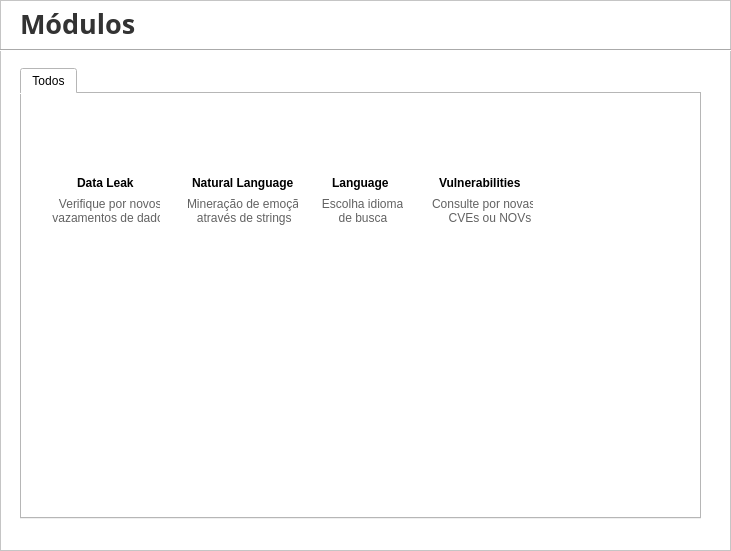
   <widget class="QFrame" name="frame_modulos">
    <property name="geometry">
     <rect>
      <x>169</x>
      <y>31</y>
      <width>731</width>
      <height>551</height>
     </rect>
    </property>
    <property name="styleSheet">
     <string notr="true">background-color: rgb(255, 255, 255);</string>
    </property>
    <property name="frameShape">
     <enum>QFrame::StyledPanel</enum>
    </property>
    <property name="frameShadow">
     <enum>QFrame::Raised</enum>
    </property>
    <widget class="QLabel" name="label_modulos">
     <property name="geometry">
      <rect>
       <x>20</x>
       <y>13</y>
       <width>191</width>
       <height>21</height>
      </rect>
     </property>
     <property name="font">
      <font>
       <family>Source Sans Pro ExtraLight</family>
       <pointsize>20</pointsize>
       <weight>75</weight>
       <bold>true</bold>
      </font>
     </property>
     <property name="styleSheet">
      <string notr="true">color: rgb(51, 51, 51);</string>
     </property>
     <property name="text">
      <string>Módulos</string>
     </property>
    </widget>
    <widget class="Line" name="line_8">
     <property name="geometry">
      <rect>
       <x>-1</x>
       <y>49</y>
       <width>802</width>
       <height>2</height>
      </rect>
     </property>
     <property name="orientation">
      <enum>Qt::Horizontal</enum>
     </property>
    </widget>
    <widget class="QTabWidget" name="tabWidget_modulos">
     <property name="geometry">
      <rect>
       <x>20</x>
       <y>68</y>
       <width>681</width>
       <height>451</height>
      </rect>
     </property>
     <property name="font">
      <font>
       <family>Segoe UI</family>
      </font>
     </property>
     <property name="cursor">
      <cursorShape>PointingHandCursor</cursorShape>
     </property>
     <property name="currentIndex">
      <number>0</number>
     </property>
     <property name="movable">
      <bool>true</bool>
     </property>
     <widget class="QWidget" name="tab_15">
      <attribute name="title">
       <string>Todos</string>
      </attribute>
      <widget class="QWidget" name="widget_2" native="true">
       <property name="geometry">
        <rect>
         <x>25</x>
         <y>20</y>
         <width>121</width>
         <height>121</height>
        </rect>
       </property>
       <widget class="QToolButton" name="toolButton_4">
        <property name="geometry">
         <rect>
          <x>22</x>
          <y>0</y>
          <width>71</width>
          <height>61</height>
         </rect>
        </property>
        <property name="font">
         <font>
          <pointsize>7</pointsize>
         </font>
        </property>
        <property name="styleSheet">
         <string notr="true">
background-color: None;
border-style: outset;
border-radius:1px;
padding: 6px;
min-width:10px;</string>
        </property>
        <property name="text">
         <string/>
        </property>
        <property name="icon">
         <iconset resource="content.qrc">
          <normaloff>:/modulos/media/modulo_leak.png</normaloff>:/modulos/media/modulo_leak.png</iconset>
        </property>
        <property name="iconSize">
         <size>
          <width>68</width>
          <height>64</height>
         </size>
        </property>
       </widget>
       <widget class="QLabel" name="label_17">
        <property name="geometry">
         <rect>
          <x>30</x>
          <y>61</y>
          <width>61</width>
          <height>16</height>
         </rect>
        </property>
        <property name="font">
         <font>
          <family>Segoe UI</family>
          <pointsize>9</pointsize>
          <weight>75</weight>
          <bold>true</bold>
         </font>
        </property>
        <property name="text">
         <string>Data Leak</string>
        </property>
       </widget>
       <widget class="QLabel" name="label_18">
        <property name="geometry">
         <rect>
          <x>2</x>
          <y>81</y>
          <width>111</width>
          <height>31</height>
         </rect>
        </property>
        <property name="styleSheet">
         <string notr="true">color: rgb(98, 98, 98);</string>
        </property>
        <property name="text">
         <string>   Verifique por novos 
 vazamentos de dados</string>
        </property>
       </widget>
      </widget>
      <widget class="QWidget" name="widget_5" native="true">
       <property name="geometry">
        <rect>
         <x>160</x>
         <y>20</y>
         <width>121</width>
         <height>121</height>
        </rect>
       </property>
       <widget class="QToolButton" name="toolButton_8">
        <property name="geometry">
         <rect>
          <x>21</x>
          <y>0</y>
          <width>71</width>
          <height>61</height>
         </rect>
        </property>
        <property name="font">
         <font>
          <pointsize>7</pointsize>
         </font>
        </property>
        <property name="styleSheet">
         <string notr="true">
background-color: None;
border-style: outset;
border-radius:1px;
padding: 6px;
min-width:10px;</string>
        </property>
        <property name="text">
         <string/>
        </property>
        <property name="icon">
         <iconset resource="content.qrc">
          <normaloff>:/modulos/media/modulo_natural_language.png</normaloff>:/modulos/media/modulo_natural_language.png</iconset>
        </property>
        <property name="iconSize">
         <size>
          <width>68</width>
          <height>64</height>
         </size>
        </property>
       </widget>
       <widget class="QLabel" name="label_25">
        <property name="geometry">
         <rect>
          <x>10</x>
          <y>61</y>
          <width>101</width>
          <height>16</height>
         </rect>
        </property>
        <property name="font">
         <font>
          <family>Segoe UI</family>
          <pointsize>9</pointsize>
          <weight>75</weight>
          <bold>true</bold>
         </font>
        </property>
        <property name="text">
         <string>Natural Language</string>
        </property>
       </widget>
       <widget class="QLabel" name="label_26">
        <property name="geometry">
         <rect>
          <x>5</x>
          <y>81</y>
          <width>111</width>
          <height>31</height>
         </rect>
        </property>
        <property name="styleSheet">
         <string notr="true">color: rgb(98, 98, 98);</string>
        </property>
        <property name="text">
         <string>Mineração de emoção
   através de strings</string>
        </property>
       </widget>
      </widget>
      <widget class="QWidget" name="widget_8" native="true">
       <property name="geometry">
        <rect>
         <x>290</x>
         <y>20</y>
         <width>91</width>
         <height>121</height>
        </rect>
       </property>
       <widget class="QToolButton" name="toolButton_11">
        <property name="geometry">
         <rect>
          <x>10</x>
          <y>0</y>
          <width>71</width>
          <height>61</height>
         </rect>
        </property>
        <property name="font">
         <font>
          <pointsize>7</pointsize>
         </font>
        </property>
        <property name="styleSheet">
         <string notr="true">
background-color: None;
border-style: outset;
border-radius:1px;
padding: 6px;
min-width:10px;</string>
        </property>
        <property name="text">
         <string/>
        </property>
        <property name="icon">
         <iconset resource="content.qrc">
          <normaloff>:/modulos/media/modulo_idioma.png</normaloff>:/modulos/media/modulo_idioma.png</iconset>
        </property>
        <property name="iconSize">
         <size>
          <width>68</width>
          <height>64</height>
         </size>
        </property>
       </widget>
       <widget class="QLabel" name="label_31">
        <property name="geometry">
         <rect>
          <x>20</x>
          <y>61</y>
          <width>61</width>
          <height>16</height>
         </rect>
        </property>
        <property name="font">
         <font>
          <family>Segoe UI</family>
          <pointsize>9</pointsize>
          <weight>75</weight>
          <bold>true</bold>
         </font>
        </property>
        <property name="text">
         <string>Language</string>
        </property>
       </widget>
       <widget class="QLabel" name="label_32">
        <property name="geometry">
         <rect>
          <x>-20</x>
          <y>81</y>
          <width>141</width>
          <height>31</height>
         </rect>
        </property>
        <property name="styleSheet">
         <string notr="true">color: rgb(98, 98, 98);</string>
        </property>
        <property name="text">
         <string>         Escolha idiomas 
              de busca</string>
        </property>
       </widget>
      </widget>
      <widget class="QWidget" name="widget_10" native="true">
       <property name="geometry">
        <rect>
         <x>390</x>
         <y>20</y>
         <width>121</width>
         <height>111</height>
        </rect>
       </property>
       <widget class="QToolButton" name="toolButton_13">
        <property name="geometry">
         <rect>
          <x>29</x>
          <y>0</y>
          <width>71</width>
          <height>61</height>
         </rect>
        </property>
        <property name="font">
         <font>
          <pointsize>7</pointsize>
         </font>
        </property>
        <property name="styleSheet">
         <string notr="true">
background-color: None;
border-style: outset;
border-radius:1px;
padding: 6px;
min-width:10px;</string>
        </property>
        <property name="text">
         <string/>
        </property>
        <property name="icon">
         <iconset resource="content.qrc">
          <normaloff>:/modulos/media/modulo_vulnerabilidades.png</normaloff>:/modulos/media/modulo_vulnerabilidades.png</iconset>
        </property>
        <property name="iconSize">
         <size>
          <width>68</width>
          <height>64</height>
         </size>
        </property>
       </widget>
       <widget class="QLabel" name="label_35">
        <property name="geometry">
         <rect>
          <x>27</x>
          <y>61</y>
          <width>81</width>
          <height>16</height>
         </rect>
        </property>
        <property name="font">
         <font>
          <family>Segoe UI</family>
          <pointsize>9</pointsize>
          <weight>75</weight>
          <bold>true</bold>
         </font>
        </property>
        <property name="text">
         <string>Vulnerabilities</string>
        </property>
       </widget>
       <widget class="QLabel" name="label_36">
        <property name="geometry">
         <rect>
          <x>20</x>
          <y>81</y>
          <width>111</width>
          <height>31</height>
         </rect>
        </property>
        <property name="styleSheet">
         <string notr="true">color: rgb(98, 98, 98);</string>
        </property>
        <property name="text">
         <string>Consulte por novas
     CVEs ou NOVs</string>
        </property>
       </widget>
      </widget>
      <zorder>widget_5</zorder>
      <zorder>widget_2</zorder>
      <zorder>widget_8</zorder>
      <zorder>widget_10</zorder>
     </widget>
    </widget>
   </widget>
